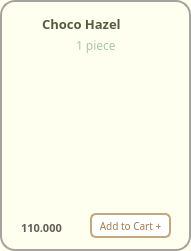
       <widget class="QFrame" name="frame_croishazel">
        <property name="geometry">
         <rect>
          <x>470</x>
          <y>590</y>
          <width>191</width>
          <height>251</height>
         </rect>
        </property>
        <property name="styleSheet">
         <string notr="true">background-color:#FFFFF0;
border-radius: 15px; 
border: 2px solid #A8A29E ;</string>
        </property>
        <property name="frameShape">
         <enum>QFrame::StyledPanel</enum>
        </property>
        <property name="frameShadow">
         <enum>QFrame::Raised</enum>
        </property>
        <widget class="QLabel" name="label_hazel">
         <property name="geometry">
          <rect>
           <x>42</x>
           <y>14</y>
           <width>121</width>
           <height>20</height>
          </rect>
         </property>
         <property name="font">
          <font>
           <family>Mongolian Baiti</family>
           <pointsize>10</pointsize>
           <weight>75</weight>
           <bold>true</bold>
          </font>
         </property>
         <property name="styleSheet">
          <string notr="true">border-radius: 0px;
border:0px solid;
color:#5A5A42</string>
         </property>
         <property name="text">
          <string>Choco Hazel</string>
         </property>
        </widget>
        <widget class="QLabel" name="label_hazel_size">
         <property name="geometry">
          <rect>
           <x>76</x>
           <y>37</y>
           <width>51</width>
           <height>16</height>
          </rect>
         </property>
         <property name="font">
          <font>
           <family>Mongolian Baiti</family>
           <pointsize>9</pointsize>
          </font>
         </property>
         <property name="styleSheet">
          <string notr="true">color: #A7C7A7;
border:0px</string>
         </property>
         <property name="text">
          <string>1 piece</string>
         </property>
        </widget>
        <widget class="QLabel" name="label_crois_hazel">
         <property name="geometry">
          <rect>
           <x>-10</x>
           <y>18</y>
           <width>211</width>
           <height>211</height>
          </rect>
         </property>
         <property name="font">
          <font>
           <family>Mongolian Baiti</family>
          </font>
         </property>
         <property name="styleSheet">
          <string notr="true">border:0px;
background-color: transparent;</string>
         </property>
         <property name="text">
          <string/>
         </property>
         <property name="pixmap">
          <pixmap>../images/image-removebg-preview (28).png</pixmap>
         </property>
         <property name="scaledContents">
          <bool>true</bool>
         </property>
        </widget>
        <widget class="QPushButton" name="pushButton_add_hazel">
         <property name="geometry">
          <rect>
           <x>90</x>
           <y>213</y>
           <width>81</width>
           <height>25</height>
          </rect>
         </property>
         <property name="maximumSize">
          <size>
           <width>16777207</width>
           <height>16777215</height>
          </size>
         </property>
         <property name="font">
          <font>
           <family>Mongolian Baiti</family>
           <pointsize>-1</pointsize>
          </font>
         </property>
         <property name="styleSheet">
          <string notr="true">QPushButton {
    background-color: white;
    color: #A37B50;
    border: 2px solid #C2A87E;
    border-radius: 6px;
    padding: 4px 5px;
    font-size: 10px;
}

QPushButton:hover {
    background-color: #F7F3EF;
}

QPushButton:pressed {
    background-color: #E6D5C3;
}
</string>
         </property>
         <property name="text">
          <string>Add to Cart +</string>
         </property>
        </widget>
        <widget class="QLabel" name="label_hazel_price">
         <property name="geometry">
          <rect>
           <x>21</x>
           <y>220</y>
           <width>61</width>
           <height>16</height>
          </rect>
         </property>
         <property name="font">
          <font>
           <family>Mongolian Baiti</family>
           <pointsize>8</pointsize>
           <weight>75</weight>
           <bold>true</bold>
          </font>
         </property>
         <property name="styleSheet">
          <string notr="true">border:0px;
color: rgb(98, 94, 92);
</string>
         </property>
         <property name="text">
          <string>110.000</string>
         </property>
        </widget>
       </widget>
